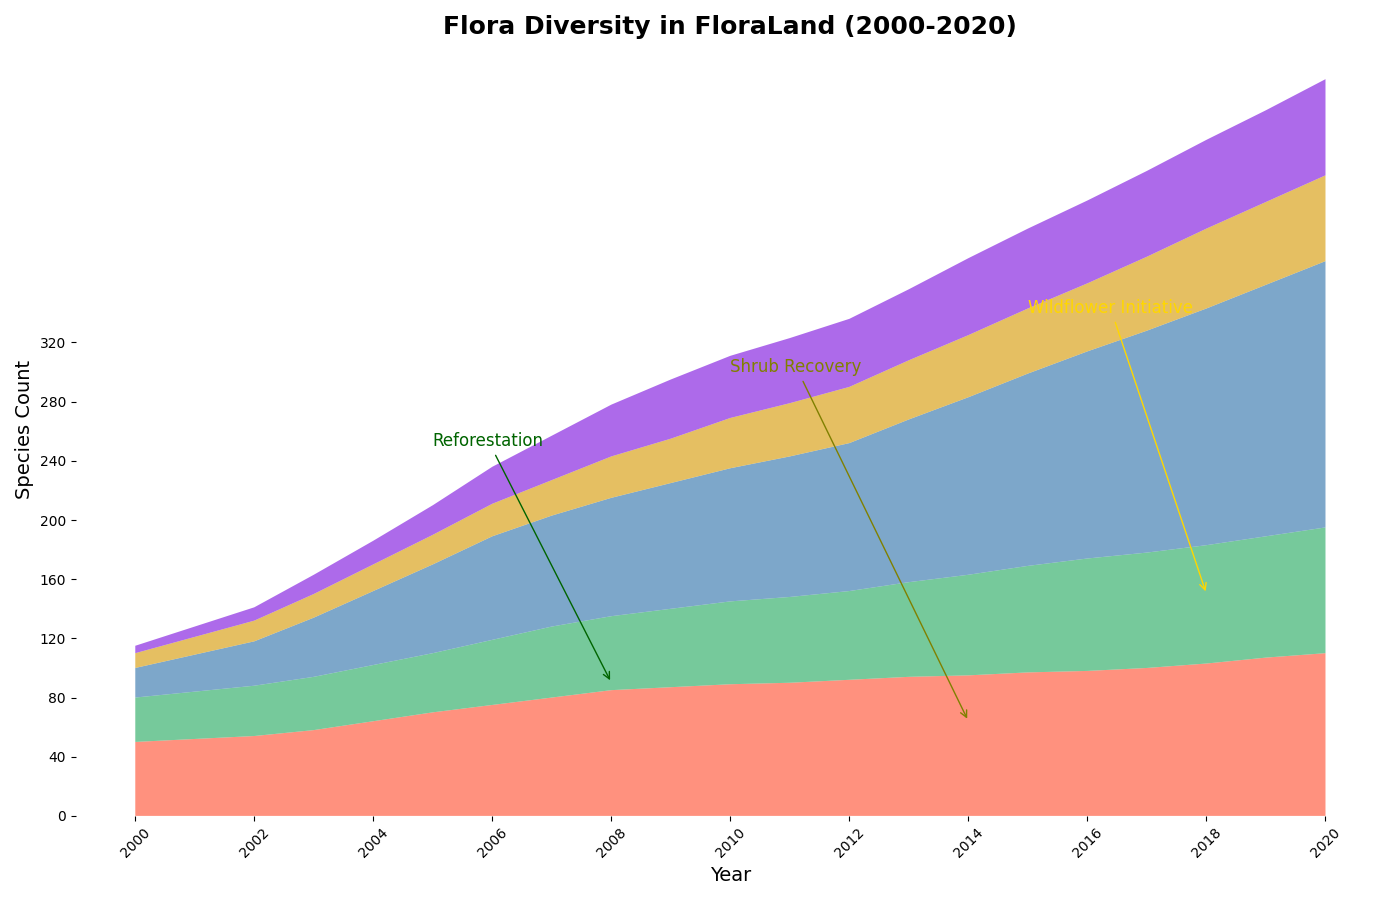

Here is the Python script that generated this plot:
import matplotlib.pyplot as plt
import numpy as np

years = np.arange(2000, 2021)

trees = np.array([50, 52, 54, 58, 64, 70, 75, 80, 85, 87, 89, 90, 92, 94, 95, 97, 98, 100, 103, 107, 110])
shrubs = np.array([30, 32, 34, 36, 38, 40, 44, 48, 50, 53, 56, 58, 60, 64, 68, 72, 76, 78, 80, 82, 85])
wildflowers = np.array([20, 25, 30, 40, 50, 60, 70, 75, 80, 85, 90, 95, 100, 110, 120, 130, 140, 150, 160, 170, 180])
ferns = np.array([10, 12, 14, 16, 18, 20, 22, 24, 28, 30, 34, 36, 38, 40, 42, 44, 46, 50, 54, 56, 58])
grasses = np.array([5, 7, 9, 13, 16, 20, 25, 30, 35, 40, 42, 44, 46, 48, 52, 54, 56, 58, 60, 62, 65])

flora_data = np.vstack([trees, shrubs, wildflowers, ferns, grasses])

fig, ax = plt.subplots(figsize=(14, 9))

ax.stackplot(years, flora_data, colors=['#FF6347', '#3CB371', '#4682B4', '#DAA520', '#8A2BE2'], alpha=0.7)

ax.set_title("Flora Diversity in FloraLand (2000-2020)", fontsize=18, weight='bold')
ax.set_xlabel("Year", fontsize=14)
ax.set_ylabel("Species Count", fontsize=14)
ax.set_xticks(years[::2])
ax.set_xticklabels(years[::2], rotation=45)
ax.set_yticks(np.arange(0, 321, 40))

ax.spines['top'].set_visible(False)
ax.spines['right'].set_visible(False)
ax.spines['left'].set_visible(False)
ax.spines['bottom'].set_visible(False)

ax.annotate("Reforestation", xy=(2008, 90), xytext=(2005, 250),
            arrowprops=dict(arrowstyle="->", connectionstyle="arc3", color='darkgreen'), fontsize=12, color='darkgreen')

ax.annotate("Shrub Recovery", xy=(2014, 64), xytext=(2010, 300),
            arrowprops=dict(arrowstyle="->", connectionstyle="arc3", color='olive'), fontsize=12, color='olive')

ax.annotate("Wildflower Initiative", xy=(2018, 150), xytext=(2015, 340),
            arrowprops=dict(arrowstyle="->", connectionstyle="arc3", color='gold'), fontsize=12, color='gold')

plt.tight_layout()
plt.show()
